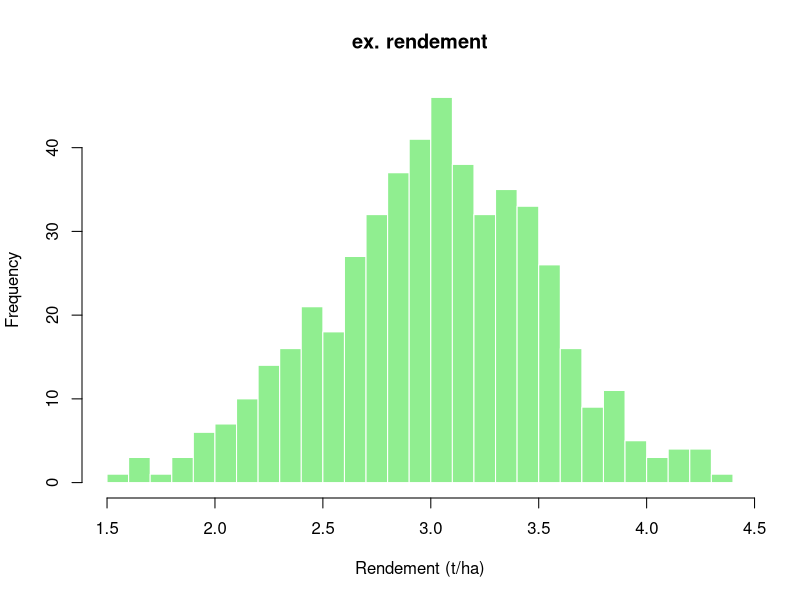
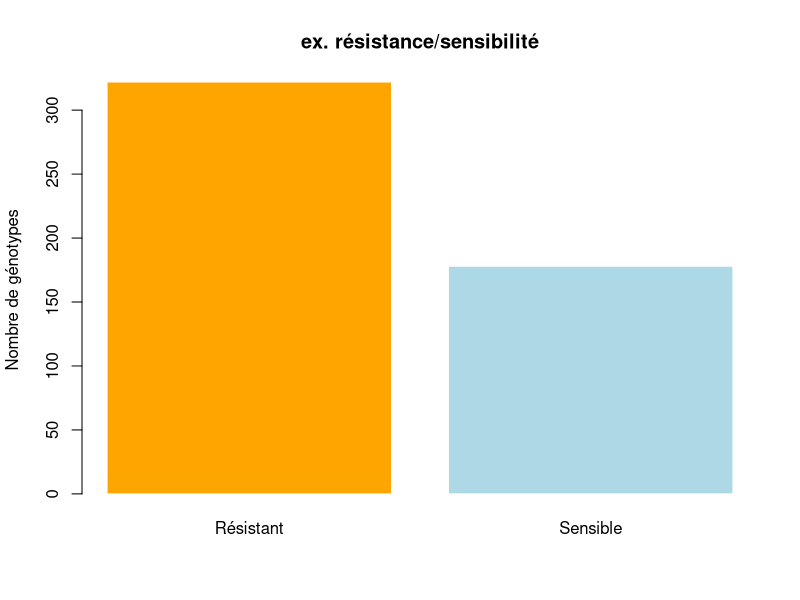

The R script that drew these images, in order:
# --- Données simulées : 250 génotypes de sorgho ---
set.seed(123)

n <- 500
genotype <- paste0("G", 1:n)

# Caractère qualitatif : résistance à une maladie
resistance <- sample(c("Résistant", "Sensible"), n, replace = TRUE, prob = c(0.7, 0.4))

# Caractère quantitatif : rendement en grains (kg/ha)
rendement <- rnorm(n, mean = 3, sd = 0.5)

# --- 1. Distribution du caractère quantitatif (rendement) ---
hist(rendement,
     main = "ex. rendement",
     xlab = "Rendement (t/ha)",
     col = "lightgreen",
     border = "white",
     breaks = 20)

# --- 2. Distribution du caractère qualitatif (résistance) ---
barplot(table(resistance),
        main = "ex. résistance/sensibilité",
        ylab = "Nombre de génotypes",
        col = c("orange", "lightblue"),
        border = "white")
